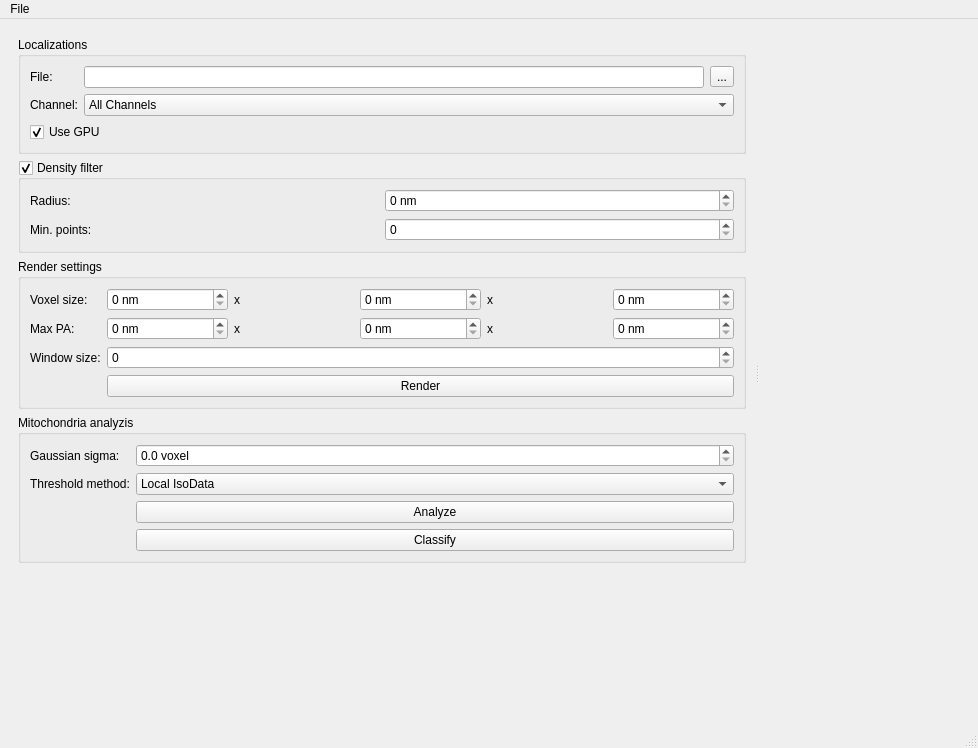
<?xml version="1.0" encoding="UTF-8"?>
<ui version="4.0">
 <class>MainWindow</class>
 <widget class="QMainWindow" name="MainWindow">
  <property name="geometry">
   <rect>
    <x>0</x>
    <y>0</y>
    <width>978</width>
    <height>748</height>
   </rect>
  </property>
  <property name="windowTitle">
   <string>MainWindow</string>
  </property>
  <widget class="QWidget" name="centralwidget">
   <layout class="QVBoxLayout" name="verticalLayout_2">
    <item>
     <widget class="QSplitter" name="splitter">
      <property name="orientation">
       <enum>Qt::Horizontal</enum>
      </property>
      <widget class="QFrame" name="frame">
       <property name="frameShape">
        <enum>QFrame::NoFrame</enum>
       </property>
       <property name="frameShadow">
        <enum>QFrame::Raised</enum>
       </property>
       <layout class="QVBoxLayout" name="verticalLayout">
        <item>
         <widget class="QGroupBox" name="groupBox_2">
          <property name="title">
           <string>Localizations</string>
          </property>
          <layout class="QFormLayout" name="formLayout">
           <item row="0" column="0">
            <widget class="QLabel" name="label">
             <property name="text">
              <string>File:</string>
             </property>
            </widget>
           </item>
           <item row="0" column="1">
            <layout class="QHBoxLayout" name="horizontalLayout_2">
             <item>
              <widget class="QLineEdit" name="editFile"/>
             </item>
             <item>
              <widget class="QToolButton" name="buttonSelectFile">
               <property name="text">
                <string>...</string>
               </property>
              </widget>
             </item>
            </layout>
           </item>
           <item row="1" column="0">
            <widget class="QLabel" name="label_5">
             <property name="text">
              <string>Channel:</string>
             </property>
            </widget>
           </item>
           <item row="1" column="1">
            <widget class="QComboBox" name="comboChannel">
             <item>
              <property name="text">
               <string>All Channels</string>
              </property>
             </item>
            </widget>
           </item>
           <item row="2" column="0" colspan="2">
            <widget class="QCheckBox" name="checkUseGPU">
             <property name="text">
              <string>Use GPU</string>
             </property>
             <property name="checked">
              <bool>true</bool>
             </property>
            </widget>
           </item>
          </layout>
         </widget>
        </item>
        <item>
         <widget class="QGroupBox" name="groupDensityFilter">
          <property name="title">
           <string>Density filter</string>
          </property>
          <property name="checkable">
           <bool>true</bool>
          </property>
          <layout class="QGridLayout" name="gridLayout">
           <item row="0" column="0">
            <widget class="QLabel" name="label_9">
             <property name="text">
              <string>Radius:</string>
             </property>
            </widget>
           </item>
           <item row="0" column="1">
            <widget class="QDoubleSpinBox" name="spinRadius">
             <property name="suffix">
              <string> nm</string>
             </property>
             <property name="decimals">
              <number>0</number>
             </property>
             <property name="maximum">
              <double>2500.000000000000000</double>
             </property>
            </widget>
           </item>
           <item row="1" column="0">
            <widget class="QLabel" name="label_10">
             <property name="text">
              <string>Min. points:</string>
             </property>
            </widget>
           </item>
           <item row="1" column="1">
            <widget class="QSpinBox" name="spinMinPoints"/>
           </item>
          </layout>
         </widget>
        </item>
        <item>
         <widget class="QGroupBox" name="groupBox">
          <property name="title">
           <string>Render settings</string>
          </property>
          <layout class="QFormLayout" name="formLayout_2">
           <item row="0" column="0">
            <widget class="QLabel" name="label_2">
             <property name="text">
              <string>Voxel size:</string>
             </property>
            </widget>
           </item>
           <item row="0" column="1">
            <layout class="QHBoxLayout" name="horizontalLayout_3">
             <item>
              <widget class="QDoubleSpinBox" name="spinVoxelSizeWidth">
               <property name="suffix">
                <string> nm</string>
               </property>
               <property name="decimals">
                <number>0</number>
               </property>
               <property name="maximum">
                <double>250.000000000000000</double>
               </property>
              </widget>
             </item>
             <item>
              <widget class="QLabel" name="label_3">
               <property name="text">
                <string>x</string>
               </property>
              </widget>
             </item>
             <item>
              <widget class="QDoubleSpinBox" name="spinVoxelSizeHeight">
               <property name="suffix">
                <string> nm</string>
               </property>
               <property name="decimals">
                <number>0</number>
               </property>
               <property name="maximum">
                <double>250.000000000000000</double>
               </property>
              </widget>
             </item>
             <item>
              <widget class="QLabel" name="label_4">
               <property name="text">
                <string>x</string>
               </property>
              </widget>
             </item>
             <item>
              <widget class="QDoubleSpinBox" name="spinVoxelSizeDepth">
               <property name="suffix">
                <string> nm</string>
               </property>
               <property name="decimals">
                <number>0</number>
               </property>
               <property name="maximum">
                <double>250.000000000000000</double>
               </property>
              </widget>
             </item>
            </layout>
           </item>
           <item row="1" column="0">
            <widget class="QLabel" name="label_8">
             <property name="text">
              <string>Max PA:</string>
             </property>
            </widget>
           </item>
           <item row="1" column="1">
            <layout class="QHBoxLayout" name="horizontalLayout_4">
             <item>
              <widget class="QDoubleSpinBox" name="spinMaxPAX">
               <property name="suffix">
                <string> nm</string>
               </property>
               <property name="decimals">
                <number>0</number>
               </property>
               <property name="maximum">
                <double>250.000000000000000</double>
               </property>
              </widget>
             </item>
             <item>
              <widget class="QLabel" name="label_6">
               <property name="text">
                <string>x</string>
               </property>
              </widget>
             </item>
             <item>
              <widget class="QDoubleSpinBox" name="spinMaxPAY">
               <property name="suffix">
                <string> nm</string>
               </property>
               <property name="decimals">
                <number>0</number>
               </property>
               <property name="maximum">
                <double>250.000000000000000</double>
               </property>
              </widget>
             </item>
             <item>
              <widget class="QLabel" name="label_7">
               <property name="text">
                <string>x</string>
               </property>
              </widget>
             </item>
             <item>
              <widget class="QDoubleSpinBox" name="spinMaxPAZ">
               <property name="suffix">
                <string> nm</string>
               </property>
               <property name="decimals">
                <number>0</number>
               </property>
               <property name="maximum">
                <double>250.000000000000000</double>
               </property>
              </widget>
             </item>
            </layout>
           </item>
           <item row="2" column="0">
            <widget class="QLabel" name="label_11">
             <property name="text">
              <string>Window size:</string>
             </property>
            </widget>
           </item>
           <item row="2" column="1">
            <widget class="QSpinBox" name="spinWindowSize"/>
           </item>
           <item row="3" column="1">
            <widget class="QPushButton" name="buttonRender">
             <property name="text">
              <string>Render</string>
             </property>
            </widget>
           </item>
          </layout>
         </widget>
        </item>
        <item>
         <widget class="QGroupBox" name="groupBox_3">
          <property name="title">
           <string>Mitochondria analyzis</string>
          </property>
          <layout class="QFormLayout" name="formLayout_3">
           <item row="0" column="0">
            <widget class="QLabel" name="label_12">
             <property name="text">
              <string>Gaussian sigma:</string>
             </property>
            </widget>
           </item>
           <item row="0" column="1">
            <widget class="QDoubleSpinBox" name="spinGaussianSigma">
             <property name="suffix">
              <string> voxel</string>
             </property>
             <property name="decimals">
              <number>1</number>
             </property>
             <property name="maximum">
              <double>250.000000000000000</double>
             </property>
            </widget>
           </item>
           <item row="1" column="0">
            <widget class="QLabel" name="label_13">
             <property name="text">
              <string>Threshold method:</string>
             </property>
            </widget>
           </item>
           <item row="1" column="1">
            <widget class="QComboBox" name="comboThreshold">
             <item>
              <property name="text">
               <string>Local IsoData</string>
              </property>
             </item>
             <item>
              <property name="text">
               <string>Local Otsu</string>
              </property>
             </item>
            </widget>
           </item>
           <item row="2" column="1">
            <widget class="QPushButton" name="buttonAnalyse">
             <property name="text">
              <string>Analyze</string>
             </property>
            </widget>
           </item>
           <item row="3" column="1">
            <widget class="QPushButton" name="buttonClassify">
             <property name="text">
              <string>Classify</string>
             </property>
            </widget>
           </item>
          </layout>
         </widget>
        </item>
        <item>
         <widget class="MatPlotWidget" name="plot" native="true"/>
        </item>
        <item>
         <spacer name="verticalSpacer">
          <property name="orientation">
           <enum>Qt::Vertical</enum>
          </property>
          <property name="sizeHint" stdset="0">
           <size>
            <width>20</width>
            <height>30</height>
           </size>
          </property>
         </spacer>
        </item>
       </layout>
      </widget>
      <widget class="VolumeWidget" name="volumeView" native="true">
       <property name="sizePolicy">
        <sizepolicy hsizetype="MinimumExpanding" vsizetype="Preferred">
         <horstretch>0</horstretch>
         <verstretch>0</verstretch>
        </sizepolicy>
       </property>
      </widget>
     </widget>
    </item>
   </layout>
  </widget>
  <widget class="QMenuBar" name="menubar">
   <property name="geometry">
    <rect>
     <x>0</x>
     <y>0</y>
     <width>978</width>
     <height>21</height>
    </rect>
   </property>
   <widget class="QMenu" name="menuFile">
    <property name="title">
     <string>File</string>
    </property>
    <widget class="QMenu" name="menuExport">
     <property name="title">
      <string>Export</string>
     </property>
     <addaction name="actionExportVolume"/>
     <addaction name="actionExportFilteredVolume"/>
     <addaction name="actionExportRenderer"/>
    </widget>
    <addaction name="menuExport"/>
   </widget>
   <addaction name="menuFile"/>
  </widget>
  <widget class="QStatusBar" name="statusbar"/>
  <action name="actionExportVolume">
   <property name="enabled">
    <bool>false</bool>
   </property>
   <property name="text">
    <string>Volume ...</string>
   </property>
  </action>
  <action name="actionExportFilteredVolume">
   <property name="enabled">
    <bool>false</bool>
   </property>
   <property name="text">
    <string>Filtered volume ...</string>
   </property>
  </action>
  <action name="actionExportRenderer">
   <property name="text">
    <string>3D Renderer ...</string>
   </property>
  </action>
 </widget>
 <customwidgets>
  <customwidget>
   <class>VolumeWidget</class>
   <extends>QWidget</extends>
   <header>VolumeWidget.h</header>
   <container>1</container>
  </customwidget>
  <customwidget>
   <class>MatPlotWidget</class>
   <extends>QWidget</extends>
   <header>MatPlotWidget.h</header>
   <container>1</container>
  </customwidget>
 </customwidgets>
 <resources/>
 <connections/>
</ui>
